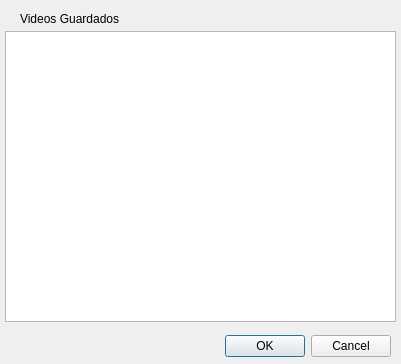
<?xml version="1.0" encoding="UTF-8"?>
<ui version="4.0">
 <class>Videos</class>
 <widget class="QDialog" name="Videos">
  <property name="geometry">
   <rect>
    <x>0</x>
    <y>0</y>
    <width>401</width>
    <height>364</height>
   </rect>
  </property>
  <property name="windowTitle">
   <string>Dialog</string>
  </property>
  <widget class="QDialogButtonBox" name="buttonBox">
   <property name="geometry">
    <rect>
     <x>50</x>
     <y>330</y>
     <width>341</width>
     <height>32</height>
    </rect>
   </property>
   <property name="orientation">
    <enum>Qt::Horizontal</enum>
   </property>
   <property name="standardButtons">
    <set>QDialogButtonBox::Cancel|QDialogButtonBox::Ok</set>
   </property>
  </widget>
  <widget class="QListView" name="listView">
   <property name="geometry">
    <rect>
     <x>5</x>
     <y>31</y>
     <width>391</width>
     <height>291</height>
    </rect>
   </property>
  </widget>
  <widget class="QLabel" name="label">
   <property name="geometry">
    <rect>
     <x>20</x>
     <y>10</y>
     <width>131</width>
     <height>17</height>
    </rect>
   </property>
   <property name="text">
    <string>Videos Guardados</string>
   </property>
  </widget>
 </widget>
 <resources/>
 <connections>
  <connection>
   <sender>buttonBox</sender>
   <signal>accepted()</signal>
   <receiver>Videos</receiver>
   <slot>accept()</slot>
   <hints>
    <hint type="sourcelabel">
     <x>248</x>
     <y>254</y>
    </hint>
    <hint type="destinationlabel">
     <x>157</x>
     <y>274</y>
    </hint>
   </hints>
  </connection>
  <connection>
   <sender>buttonBox</sender>
   <signal>rejected()</signal>
   <receiver>Videos</receiver>
   <slot>reject()</slot>
   <hints>
    <hint type="sourcelabel">
     <x>316</x>
     <y>260</y>
    </hint>
    <hint type="destinationlabel">
     <x>286</x>
     <y>274</y>
    </hint>
   </hints>
  </connection>
 </connections>
</ui>
